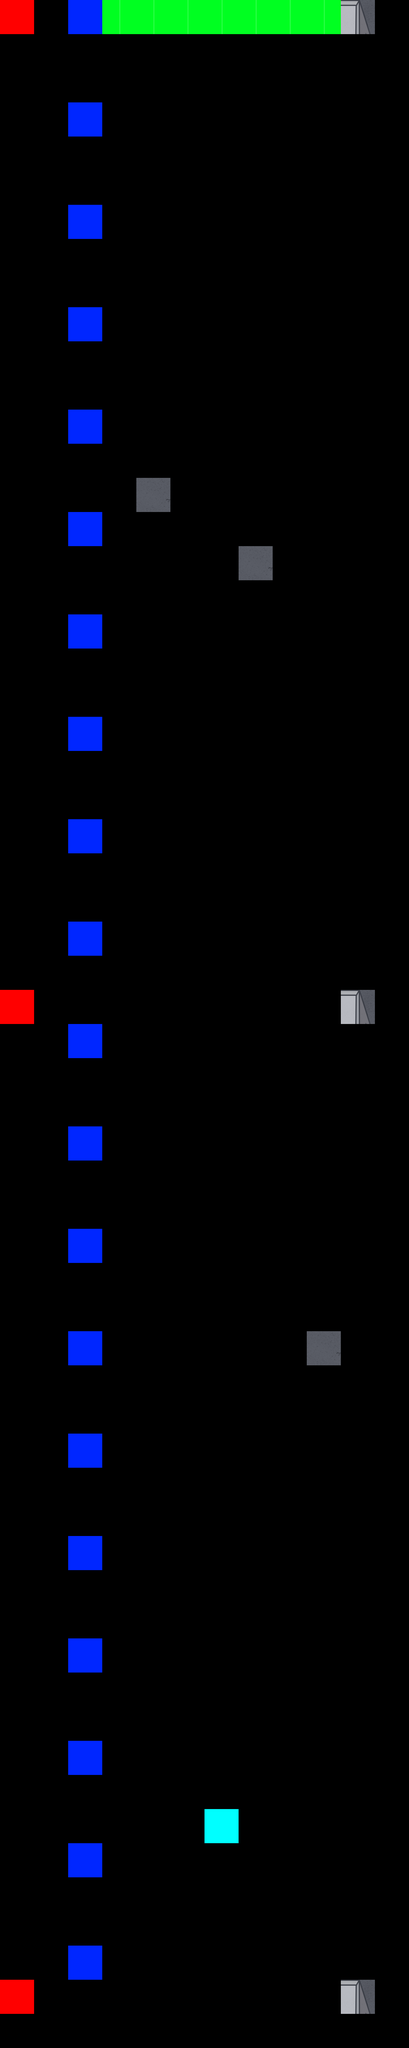

The image is a tile-based game level rendered from a .tmx file. Its description and complete source (layers, tilesets, objects, tile grids) follow:
An orthogonal 12x60 tile map with 128x128 px tiles, 1 tile layer (Tile Layer 1), 2 tilesets and 25 objects (4x FireRate, 4x DamagePowerup, 3x BounceEnemy, 3x AppearingSpikes, PlayerSpawn, ...).

<map version="1.2" tiledversion="1.3.1" orientation="orthogonal" renderorder="left-down" compressionlevel="0" width="12" height="60" tilewidth="128" tileheight="128" infinite="0" nextlayerid="3" nextobjectid="71">
 <tileset firstgid="1" name="BEEG TILEMAP" tilewidth="128" tileheight="128" tilecount="4" columns="4">
  <image source="samplesheet BEEGpng.png" width="512" height="128" />
 </tileset>
 <tileset firstgid="5" name="BUILDINGS" tilewidth="128" tileheight="128" tilecount="435" columns="15">
  <image source="../BUILDINGS.png" width="1920" height="3712" />
 </tileset>
 <layer id="1" name="Tile Layer 1" width="12" height="60">
  <data encoding="csv">
1,0,2,3,3,3,3,3,3,3,367,0,
0,0,0,0,0,0,0,0,0,0,0,0,
0,0,0,0,0,0,0,0,0,0,0,0,
0,0,2,0,0,0,0,0,0,0,0,0,
0,0,0,0,0,0,0,0,0,0,0,0,
0,0,0,0,0,0,0,0,0,0,0,0,
0,0,2,0,0,0,0,0,0,0,0,0,
0,0,0,0,0,0,0,0,0,0,0,0,
0,0,0,0,0,0,0,0,0,0,0,0,
0,0,2,0,0,0,0,0,0,0,0,0,
0,0,0,0,0,0,0,0,0,0,0,0,
0,0,0,0,0,0,0,0,0,0,0,0,
0,0,2,0,0,0,0,0,0,0,0,0,
0,0,0,0,0,0,0,0,0,0,0,0,
0,0,0,0,433,0,0,0,0,0,0,0,
0,0,2,0,0,0,0,0,0,0,0,0,
0,0,0,0,0,0,0,433,0,0,0,0,
0,0,0,0,0,0,0,0,0,0,0,0,
0,0,2,0,0,0,0,0,0,0,0,0,
0,0,0,0,0,0,0,0,0,0,0,0,
0,0,0,0,0,0,0,0,0,0,0,0,
0,0,2,0,0,0,0,0,0,0,0,0,
0,0,0,0,0,0,0,0,0,0,0,0,
0,0,0,0,0,0,0,0,0,0,0,0,
0,0,2,0,0,0,0,0,0,0,0,0,
0,0,0,0,0,0,0,0,0,0,0,0,
0,0,0,0,0,0,0,0,0,0,0,0,
0,0,2,0,0,0,0,0,0,0,0,0,
0,0,0,0,0,0,0,0,0,0,0,0,
1,0,0,0,0,0,0,0,0,0,367,0,
0,0,2,0,0,0,0,0,0,0,0,0,
0,0,0,0,0,0,0,0,0,0,0,0,
0,0,0,0,0,0,0,0,0,0,0,0,
0,0,2,0,0,0,0,0,0,0,0,0,
0,0,0,0,0,0,0,0,0,0,0,0,
0,0,0,0,0,0,0,0,0,0,0,0,
0,0,2,0,0,0,0,0,0,0,0,0,
0,0,0,0,0,0,0,0,0,0,0,0,
0,0,0,0,0,0,0,0,0,0,0,0,
0,0,2,0,0,0,0,0,0,433,0,0,
0,0,0,0,0,0,0,0,0,0,0,0,
0,0,0,0,0,0,0,0,0,0,0,0,
0,0,2,0,0,0,0,0,0,0,0,0,
0,0,0,0,0,0,0,0,0,0,0,0,
0,0,0,0,0,0,0,0,0,0,0,0,
0,0,2,0,0,0,0,0,0,0,0,0,
0,0,0,0,0,0,0,0,0,0,0,0,
0,0,0,0,0,0,0,0,0,0,0,0,
0,0,2,0,0,0,0,0,0,0,0,0,
0,0,0,0,0,0,0,0,0,0,0,0,
0,0,0,0,0,0,0,0,0,0,0,0,
0,0,2,0,0,0,0,0,0,0,0,0,
0,0,0,0,0,0,0,0,0,0,0,0,
0,0,0,0,0,0,4,0,0,0,0,0,
0,0,2,0,0,0,0,0,0,0,0,0,
0,0,0,0,0,0,0,0,0,0,0,0,
0,0,0,0,0,0,0,0,0,0,0,0,
0,0,2,0,0,0,0,0,0,0,0,0,
1,0,0,0,0,0,0,0,0,0,367,0,
0,0,0,0,0,0,0,0,0,0,0,0
</data>
 </layer>
 <objectgroup id="2" name="Object Layer 1">
  <object id="1" name="PlayerSpawn" x="640" y="7552" width="128" height="128">
   <properties>
    <property name="moveX" type="float" value="12" />
    <property name="moveY" type="float" value="12" />
   </properties>
  </object>
  <object id="5" name="Boss" x="640" y="256" width="128" height="128">
   <properties>
    <property name="health" type="int" value="25" />
    <property name="scale" type="float" value="4" />
   </properties>
  </object>
  <object id="7" name="Enemy" x="1024" y="3200" width="128" height="128">
   <properties>
    <property name="moveX" type="float" value="0" />
    <property name="moveY" type="float" value="50" />
    <property name="scale" type="float" value="1" />
   </properties>
  </object>
  <object id="10" name="BounceEnemy" x="384" y="5888" width="128" height="128">
   <properties>
    <property name="moveX" type="float" value="5" />
    <property name="moveY" type="float" value="3" />
    <property name="scale" type="float" value="1" />
   </properties>
  </object>
  <object id="23" name="BounceEnemy" x="384" y="6784" width="128" height="128">
   <properties>
    <property name="moveX" type="float" value="5" />
    <property name="moveY" type="float" value="3" />
    <property name="scale" type="float" value="1" />
   </properties>
  </object>
  <object id="24" name="BounceEnemy" x="1024" y="6528" width="128" height="128">
   <properties>
    <property name="moveX" type="float" value="5" />
    <property name="moveY" type="float" value="3" />
    <property name="scale" type="float" value="1" />
   </properties>
  </object>
  <object id="35" name="FireRate" x="256" y="4352" width="128" height="128" />
  <object id="36" x="2560" y="6016" height="128" />
  <object id="37" name="DamagePowerup" x="512" y="3712" width="128" height="128" />
  <object id="39" name="Heart" x="1024" y="4224" width="128" height="128" />
  <object id="41" name="Follower" x="1024" y="5376" width="128" height="128">
   <properties>
    <property name="moveX" type="float" value="3" />
    <property name="moveY" type="float" value="3" />
    <property name="scale" type="float" value="1" />
   </properties>
  </object>
  <object id="44" name="AppearingSpikes" x="512" y="1792" width="128" height="128">
   <properties>
    <property name="appearDelay" type="int" value="1000" />
    <property name="moveX" type="float" value="0" />
    <property name="moveY" type="float" value="0" />
    <property name="scale" type="float" value="1" />
   </properties>
  </object>
  <object id="47" name="AppearingSpikes" x="1152" y="4992" width="128" height="128">
   <properties>
    <property name="appearDelay" type="int" value="800" />
    <property name="moveX" type="float" value="0" />
    <property name="moveY" type="float" value="0" />
    <property name="scale" type="float" value="1" />
   </properties>
  </object>
  <object id="48" name="AppearingSpikes" x="896" y="2048" width="128" height="128">
   <properties>
    <property name="appearDelay" type="int" value="1000" />
    <property name="moveX" type="float" value="0" />
    <property name="moveY" type="float" value="0" />
    <property name="scale" type="float" value="1" />
   </properties>
  </object>
  <object id="50" name="ExplosiveEnemy" x="384" y="2816" width="128" height="128">
   <properties>
    <property name="moveX" type="float" value="0" />
    <property name="moveY" type="float" value="0" />
    <property name="scale" type="float" value="1" />
   </properties>
  </object>
  <object id="51" name="Fuel" x="896" y="5760" width="128" height="128" />
  <object id="52" name="Shooter" x="384" y="5120" width="128" height="128">
   <properties>
    <property name="shootDelay" type="int" value="500" />
   </properties>
  </object>
  <object id="53" x="-1792" y="2944" />
  <object id="57" name="FireRate" x="640" y="4608" width="128" height="128" />
  <object id="58" name="FireRate" x="640" y="4992" width="128" height="128" />
  <object id="59" name="FireRate" x="768" y="5504" width="128" height="128" />
  <object id="60" name="DamagePowerup" x="512" y="3968" width="128" height="128" />
  <object id="61" name="DamagePowerup" x="896" y="3840" width="128" height="128" />
  <object id="62" name="DamagePowerup" x="512" y="3200" width="128" height="128" />
  <object id="63" name="MovementPowerup" x="768" y="4352" width="128" height="128" />
 </objectgroup>
</map>